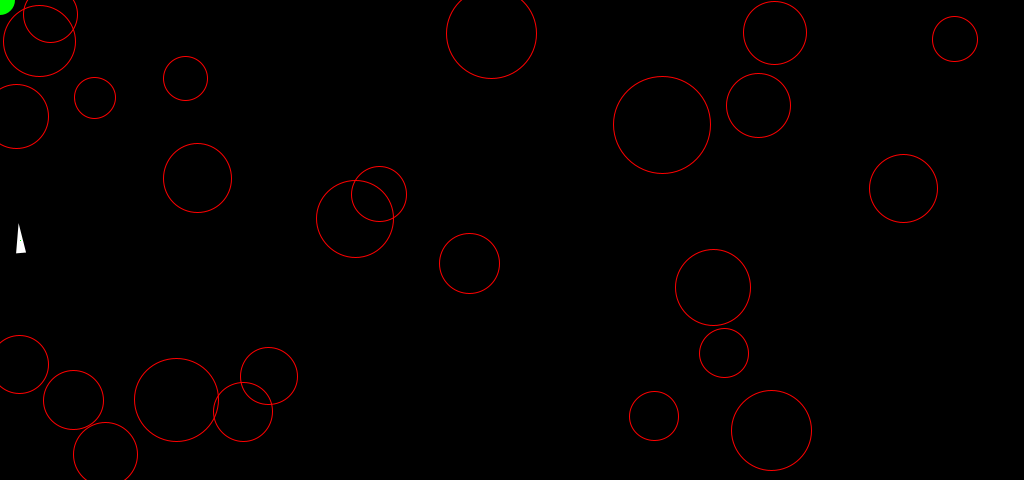
Frame 1 (no input)
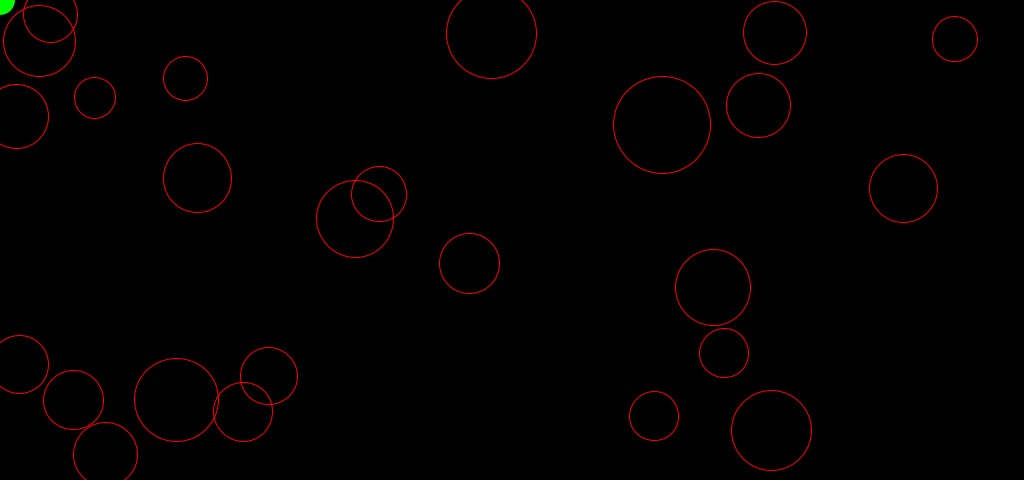
Frame 60 (the mouse pressed at the canvas centre just before this capture)
Frame 120 (the mouse held since frame 60 and released just before this capture): identical to frame 60, image omitted

The Processing sketch that drew these frames (run headless with seeded random() and noise(); from frame 60 on, the mouse is pressed at the canvas centre):

// Processing sketch: ObstacleAvoidance
// ── ObstacleAvoidance.pde
float maxVelocity = 2.0;
float maxSteeringForce = 1.0;
float multSeekForce = 0.1;
float multAvoidanceForce = 0.8;
float maxAvoidanceForce = 50.0;
float viewDistance = 100.0;
int numFeelers = 8;
int numObstacles = 25;

Vehicle v;
Obstacle[] obstacles;
PVector targetPos;
boolean mouseTracking = true;

void setup() {
  size(1024, 480);
  targetPos = new PVector(width/2, height/2);
  
  v = new Vehicle(20, height/2);
  
  generateObstacles();
}

void draw() {
  background(0);
  
  if (mouseTracking)
    targetPos = new PVector(mouseX, mouseY);
  
  noStroke();
  fill(0, 255, 0);
  ellipse(targetPos.x, targetPos.y, 30, 30);
  
  // update obstacles
  for (Obstacle o : obstacles) {
    o.render();
  }
  
  v.setTarget(targetPos);
  v.update();
  v.render();
  
  // DEBUGGING
  for (PVector f : v.feelers) {
    stroke(0, 255, 0);
    noFill();
    point(f.x, f.y);
  }
}

void keyPressed() {
  if (key == ' ') {
    generateObstacles();
  }
}

void mousePressed() {
  mouseTracking = !mouseTracking;
}

void generateObstacles() {
  obstacles = new Obstacle[numObstacles];
  for (int i=0; i<obstacles.length; i++) {
    obstacles[i] = new Obstacle(random(width), random(height), random(20, 50));
  }
}
// ── Obstacle.pde
class Obstacle {
  PVector pos;
  float radius;
  
  Obstacle(float x, float y, float r) {
    pos = new PVector(x, y);
    radius = r;
  }
  
  void render() {
    pushMatrix();
    noFill();
    stroke(255, 0, 0);
    translate(pos.x, pos.y);
    ellipse(0, 0, radius*2, radius*2);
    popMatrix();
  }
}
// ── Vehicle.pde
class Vehicle {
  PVector pos;
  PVector acc;
  PVector vel;
  PVector target;
  float mass = 8;
  PVector f = new PVector();
  
  Vehicle(float x, float y) {
    pos = new PVector(x, y);
    acc = new PVector();
    vel = new PVector();
  }
  
  void setTarget(PVector t) {
    target = t;
  }
  
  void applyForce(PVector force) {
    acc.add(force);
  }
  
  void update() {
    // calculate steering forces
    PVector steer = new PVector();
    steer.add(seek(target));
    steer.add(obstacleAvoidance());
    steer.setMag(maxSteeringForce);
    steer.div(mass);
    applyForce(steer);
    
    vel.add(acc);
    vel.setMag(maxVelocity);
    pos.add(vel);
    acc.mult(0);
  }
  
  void render() {
    // draw triangle
    pushMatrix();
    translate(pos.x, pos.y);
    rotate(vel.heading());
    
    fill(255);
    noStroke();
    beginShape();
    vertex(15, 0);
    vertex(-15, 5);
    vertex(-15, -5);
    endShape(CLOSE);
    popMatrix();
  }
  
  /*PVector calculateForce() {
    PVector steer = new PVector();
    
    PVector seekForce = seek(target);
    seekForce.mult(multSeekForce);
    if (!accumulateForce(steer, seekForce)) 
      return steer;
    
    PVector obstacleAvoidanceForce = obstacleAvoidance();
    obstacleAvoidanceForce.mult(multAvoidanceForce);
    if (!accumulateForce(steer, obstacleAvoidanceForce)) 
      return steer;
      
    return steer;
  }*/
  
  /*boolean accumulateForce(PVector steer, PVector forceToAdd) {
    //calculate how much steering force the vehicle has used so far
    float MagnitudeSoFar = steer.mag();
    //calculate how much steering force remains to be used by this vehicle
    float MagnitudeRemaining = maxSteeringForce - MagnitudeSoFar;
    //return false if there is no more force left to use
    if (MagnitudeRemaining <= 0.0) return false;
    //calculate the magnitude of the force we want to add
    float MagnitudeToAdd = forceToAdd.mag();
    
    if (MagnitudeToAdd < MagnitudeRemaining)
    {
      steer.add(forceToAdd);
    }
    else
    {
      //add it to the steering force
      PVector normForce = forceToAdd.normalize();
      PVector s = PVector.mult(normForce, MagnitudeRemaining);
      steer.add(s);
    }
    return true;
  }*/
  
  // STEERING BEHAVIOURS
  PVector seek(PVector target) {
    PVector dir = PVector.sub(target, pos);
    dir.normalize();
    return PVector.sub(dir, vel);
  }
  
  PVector[] feelers = new PVector[0];
  PVector obstacleAvoidance() {
    PVector avoidanceForce = new PVector();
    
    // calculate feeler positions
    float feelerLength = viewDistance / numFeelers;
    feelers = new PVector[numFeelers];
    for (int i=0; i<feelers.length; i++) {
      PVector feeler1 = pos.copy();
      PVector normVel = PVector.mult(vel.normalize(null), i*feelerLength);
      feeler1.add(normVel);
      feelers[i] = feeler1;
    }
    
    // check, if there is a obstacle in front
    Obstacle o = getMostImportantObstacle(feelers);
    if (o != null) {
      avoidanceForce.x = f.x - o.pos.x;
      avoidanceForce.y = f.y - o.pos.y;
      avoidanceForce.normalize();
      avoidanceForce.setMag(maxAvoidanceForce);
      
    } else {
      avoidanceForce.mult(0);
    }
    
    return avoidanceForce;
  }
  
  boolean lineHitsObstacle(PVector[] feeler, Obstacle obstacle) {
    for (PVector v : feeler) {
      if (dist(obstacle.pos.x, obstacle.pos.y, v.x, v.y) <= obstacle.radius) {
        f = v;
        return true;
      }
    }
    return false;
  }
  
  Obstacle getMostImportantObstacle(PVector[] feeler) {
    Obstacle mostImportant = null;
    
    for (Obstacle o : obstacles) {
      boolean collision = lineHitsObstacle(feeler, o);
      
      if (collision && (mostImportant == null || 
        dist(pos.x, pos.y, o.pos.x, o.pos.y) < dist(pos.x, pos.y, mostImportant.pos.x, mostImportant.pos.y))) {
        mostImportant = o;
      }
    }
    
    return mostImportant;
  }
}
